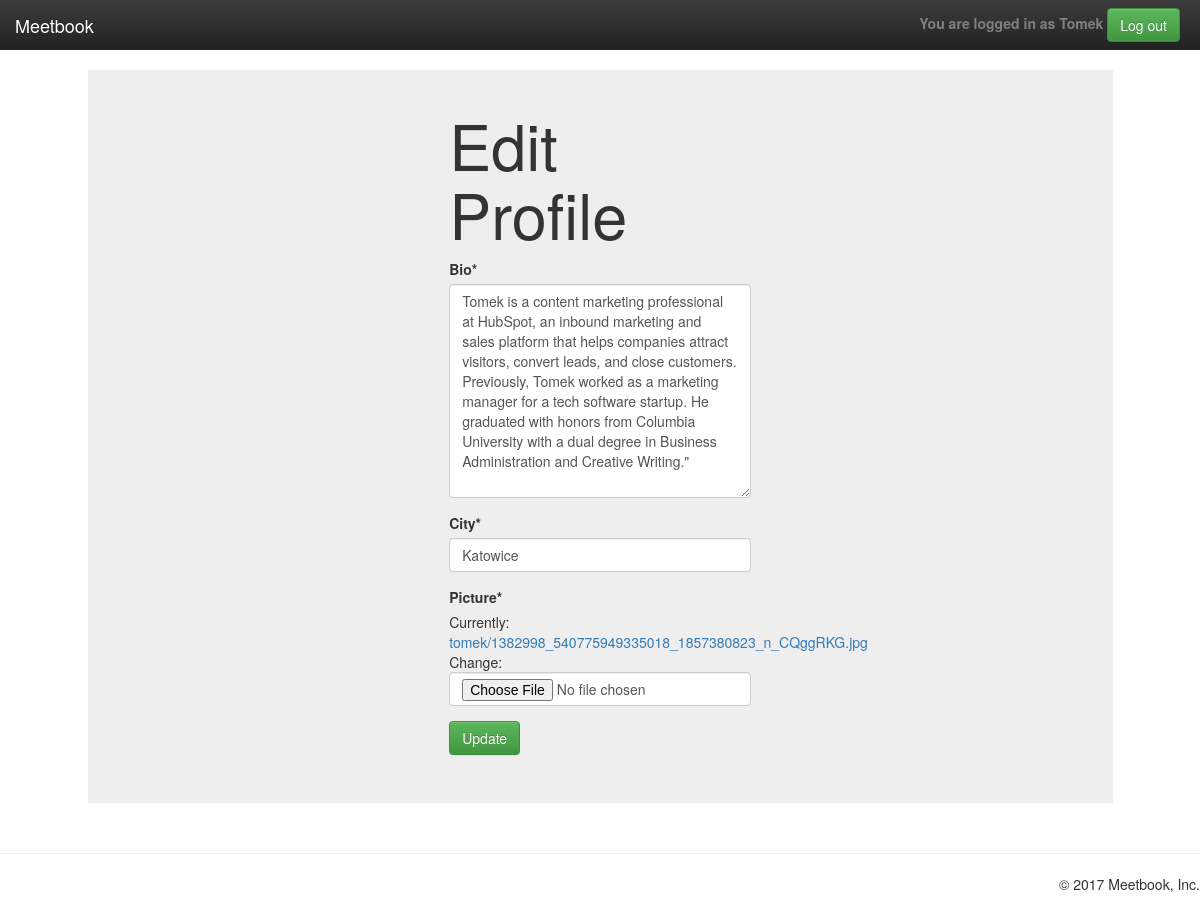
/user_update/tomek (signed in), run on an earlier commit of the app's database.
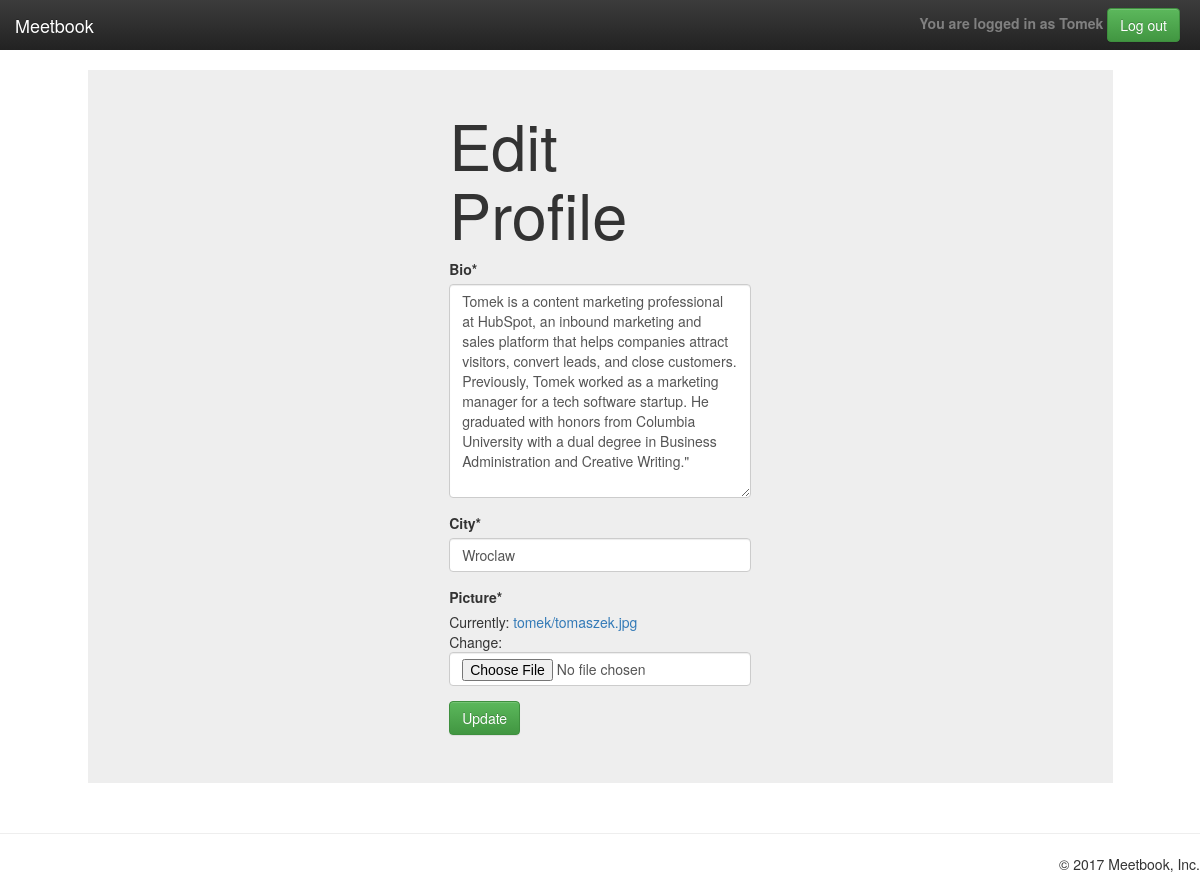
And on a later commit of the database.
### profiles/models.py (models this page shows, shortened)
class UserProfile(models.Model):
    user_auth = models.OneToOneField(User, primary_key=True, on_delete=models.CASCADE)
    location = models.ForeignKey(Location, null=True, blank=True, on_delete=models.CASCADE)
    slug = models.SlugField(blank=True)
    picture = models.ImageField(upload_to=upload_location, null=True, blank=True)
    friends = models.ManyToManyField('self',
                                     blank=True)
    pending = models.ManyToManyField('self',
                                     blank=True,
                                     through="Invite",
                                     through_fields=('r_to', 'r_from'),
                                     symmetrical=False)
    bio = models.TextField(blank=True, null=True)
    time = models.ManyToManyField("profiles.FreeTime",
                                  blank=True)

### profiles/views/cbv/user_crud.py (the view, shortened to what this page needs)
# urls.py: url(r'^user_update/(?P<slug>[-\w]+)$', user_update, name="user_update"),
@login_required
def user_update(request, slug):
    profile = UserProfile.objects.get(user_auth=request.user)
    if profile.slug == slug:
        if not (profile.user_auth.first_name == '' or profile.user_auth.last_name == ''):
            form = Form_update_user_later(initial={'bio': profile.bio,
                                                   'location': profile.location,
                                                   'picture': profile.picture})
            return render(request, 'user_update.html', {'form': form})
    else:
        return HttpResponse('You have not permissions to do that')

### profiles/forms.py
class Form_update_user_later(forms.Form):
    bio = forms.CharField(label='Bio', widget=forms.Textarea)
    location = forms.CharField(label="City")
    picture = forms.ImageField(label="Picture")

### profiles/models.py (called while the page is built)
    def __str__(self):
        return self.city

### templates/user_update.html (shortened to what this page needs)
{% extends "base_detail.html" %}
{% load crispy_forms_tags %}
{% load humanize %}
{% block content %}
	<div class="jumbotron col-md-10 col-md-offset-1" style=" min-height: 450px; padding-top: 20px; margin-top: 20px; float: left;">
		<div class="container col-md-offset-4 col-md-4">
			<div>
			<h1>Edit Profile</h1>
				<form name="update" method="post" enctype="multipart/form-data">
						{{ form|crispy }}
					<button name="Update" type="submit" class="btn btn-success">Update</button>
				</form>
			</div>
		</div>
	</div>
{% endblock %}

### templates/base_detail.html (shortened to what this page needs)
{% load static %}
<!DOCTYPE html>
<html lang="en">
	<head>
		<link rel="stylesheet" href="https://maxcdn.bootstrapcdn.com/bootstrap/3.3.7/css/bootstrap.min.css">
		<link rel="stylesheet" href="https://maxcdn.bootstrapcdn.com/bootstrap/3.3.7/css/bootstrap-theme.min.css">
		<link rel="stylesheet" href="{% static 'css/main.css' %}">
	</head>
	<body>
		<nav class="navbar navbar-inverse navbar-fixed-top">
			<div class="container-fluid">
				<div class="navbar-header">
					<a class="navbar-brand" href="{% url 'welcome' %}">Meetbook</a>
				</div>
				<div id="navbar" class="navbar-collapse collapse" style="padding-right: 20px">
					<ul class="nav navbar-nav navbar-right">
						<li>
							<form class="navbar-form navbar-right" action="{% url 'logout' %}">
								<strong style="color:gray;">You are logged in as {{ user.username|capfirst }}</strong>
								<button type="submit" class="btn btn-success">Log out</button>
							</form>
						</li>
					</ul>
				</div>
			</div>
		</nav>
		<div class="row">
			<div>
				{% block content %}
				{% endblock %}
			</div>
		</div>
		<hr>
		<ul style=" list-style-type: none;">
			<li style = "float: right;"><p>&copy; 2017 Meetbook, Inc.</p></li>
		</ul>
	</body>
</html>

What changed in the data, as far as the page shows it:
changed UserProfile: location "Katowice" → "Wroclaw"
Also different on the page:
text no longer shown: "Bio * City * Picture * Currently: tomek/1382998_540775949335018_1857380823_n_CQggRKG.jpg Change:"
text now shown: "Bio * City * Picture * Currently: tomek/tomaszek.jpg Change:"
